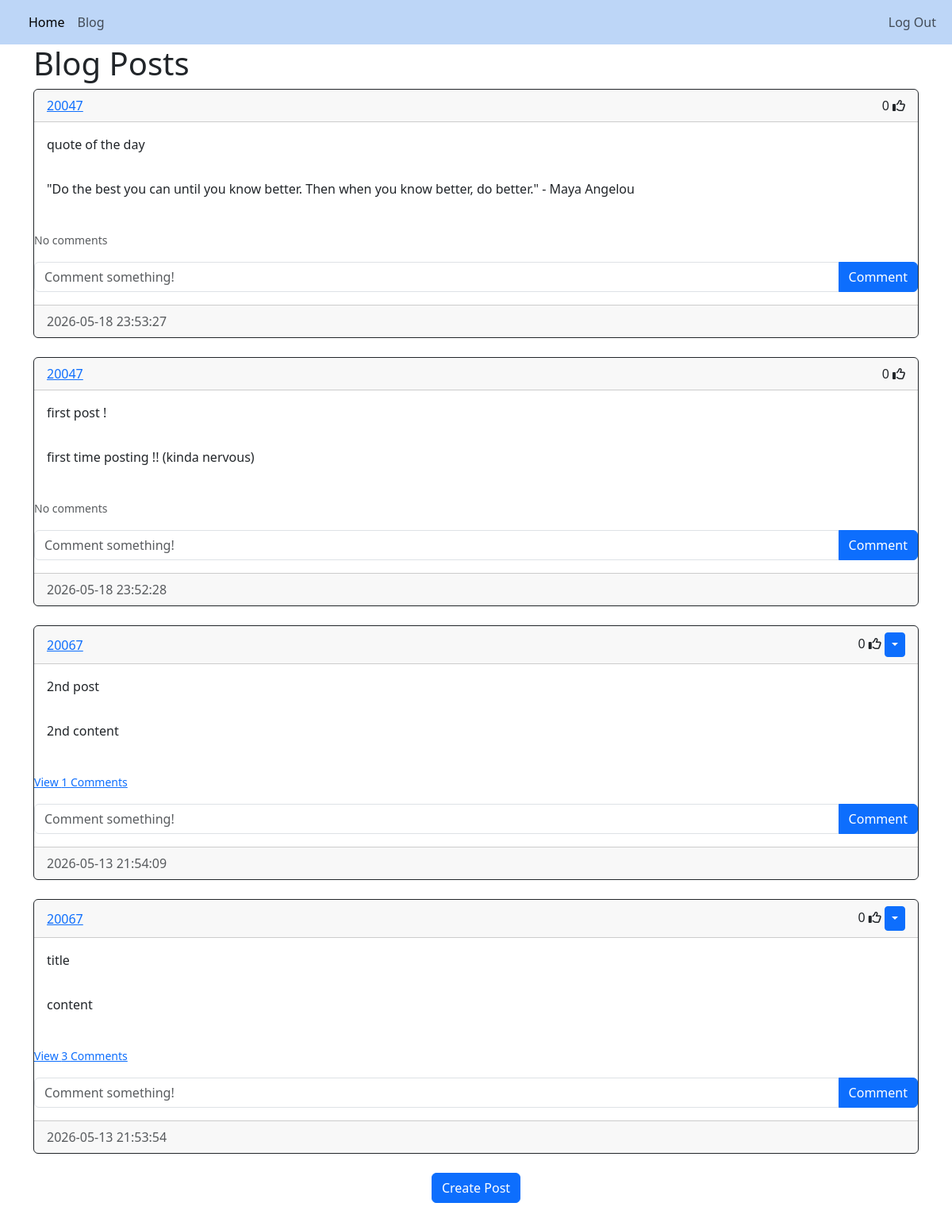
Page /blog (signed in) on the earlier database version.
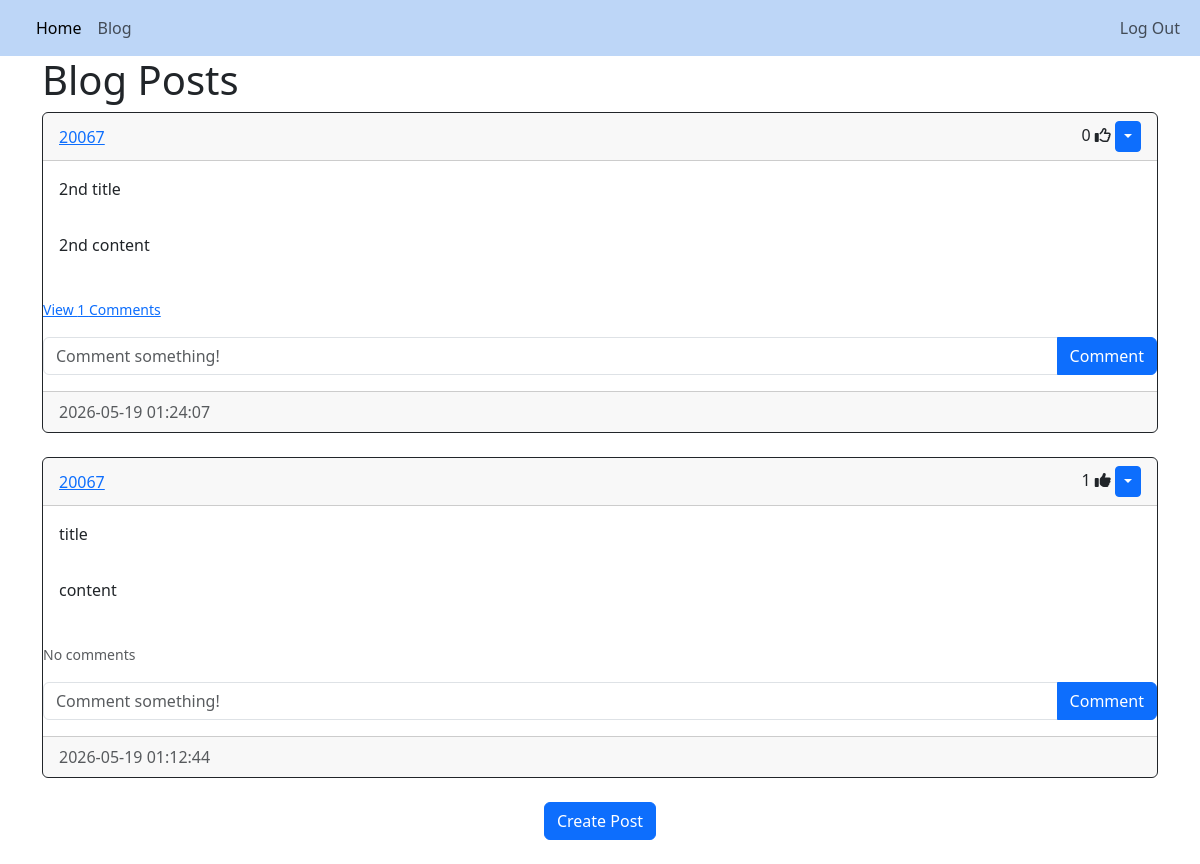
Same page on the later database version.
### website/models.py (models this page shows)
class Post(db.Model):
    id = db.Column(db.Integer, primary_key=True)
    title = db.Column(db.String(150), unique=True)
    content = db.Column(db.Text, nullable=False)
    date_created = db.Column(db.DateTime(timezone=True), default=func.now())
    author = db.Column(db.Integer, db.ForeignKey('user.id', ondelete="CASCADE"), nullable=False)
    comments = db.relationship('Comment', backref='post', passive_deletes=True)
    likes = db.relationship('Like', backref='post', passive_deletes=True)

class User(db.Model, UserMixin):
    id = db.Column(db.Integer, primary_key=True)
    email = db.Column(db.String(150), unique=True)
    username = db.Column(db.String(150), unique=True)
    password = db.Column(db.String(150))
    date_created = db.Column(db.DateTime(timezone=True), default=func.now())
    posts = db.relationship('Post', backref='user', passive_deletes=True)
    comments = db.relationship('Comment', backref='user', passive_deletes=True)
    likes = db.relationship('Like', backref='user', passive_deletes=True)

### website/views.py (the view)
@views.route("/blog")
@login_required
def blog():
    posts = Post.query.order_by(Post.date_created.desc())
    return render_template("blog.html", user=current_user, posts=posts)

### website/__init__.py (called while the page is built)
def create_app():
    app = Flask(__name__)
    app.config['SECRET_KEY'] = "DQiAlMIU5u5eeLDw4KPMHx4d"
    app.config['SQLALCHEMY_DATABASE_URI'] = f'sqlite:///{DB_NAME}'
    db.init_app(app)
    from .views import views
    from .auth import auth
    app.register_blueprint(views, url_prefix="/")
    app.register_blueprint(auth, url_prefix="/")
    from .models import User, Post
    with app.app_context():
        db.create_all()
    login_manager = LoginManager()
    login_manager.login_view = "auth.login"
    login_manager.init_app(app)
    @login_manager.user_loader
    def load_user(id):
        return User.query.get(int(id))
    return app

### website/templates/blog.html
{% extends "posts_div.html"%} {% block title %} Blog {% endblock %}

### website/templates/posts_div.html (shortened to what this page needs)
{% extends "template.html"%} {% block title %} Posts {% endblock %}
{% block content%}
<h1>Blog Posts</h1>
<div id="posts">
    {% for post in posts %}
    <div class="card border-dark">
        <div class="card-header d-flex justify-content-between align-items-center">
            <a href="/posts/{{post.user.username}}">{{post.user.username}}</a>
            <div>
                <span id="likes-count-{{post.id}}">{{ post.likes|length }}</span>
                {% if user.id in post.likes|map(attribute="author")|list %}
                <i class="fas fa-thumbs-up" id="like-button-{{post.id}}" onclick="like({{post.id}})"></i>
                {% else %}
                <i class="far fa-thumbs-up" id="like-button-{{post.id}}" onclick="like({{post.id}})"></i>
                {% endif %}
                    {% if user.id == post.author %}
                    <div class="btn-group">
                        <button type="button" class="btn btn-primary btn-sm dropdown-toggle" data-bs-toggle="dropdown"></button>
                    </div>
                    {% endif %}
            </div>
        </div>
        <div class ="card-body">
            <div class="card-text">{{post.title}}</div>
        </div>
        <div class ="card-body">
            <div class="card-text">{{post.content}}</div>
        </div>
        <br/>
        <p class="card-text">
            {% if post.comments|length > 0 %}
            <a data-bs-toggle="collapse" href="#comments-{{post.id}}" role="button">
                <small>View {{post.comments|length}} Comments</small>
            </a>
            {% else %}
            <small class="text-muted">No comments</small>
            {% endif %}
        </p>
        <form class="input-group mb-3" method="POST" action="/create-comment/{{post.id}}">
            <input type="text" id="text" name="text" class="form-control" placeholder="Comment something!"/>
            <button type="submit" class="btn btn-primary">Comment</button>
        </form >
        <div class ="card-footer text-muted">{{post.date_created}}</div>
    </div>
    <br/>
    {% endfor %}
</div>
{% block footer %}
<div align="center">
    <a href="/create-post">
        <button type="button" class="btn btn-primary btn-large">
            Create Post
        </button>
    </a>
</div>
<br/>
{% endblock %}
{% endblock %}

### website/templates/template.html (shortened to what this page needs)
<!DOCTYPE html>
<html>
    <head>
        <link href="https://cdn.jsdelivr.net/npm/bootstrap@5.3.8/dist/css/bootstrap.min.css" rel="stylesheet">
        <link rel="stylesheet" type="text/css" href="{{ url_for('static', filename='main.css') }}">
    </head>
    <body>
        <nav class="navbar navbar-expand-lg">
            <div class="container-fluid">
                <div class="collapse navbar-collapse" id="navbarNavAltMarkup">
                  <div class="navbar-nav">
                    <a class="nav-link active" aria-current="page" href="/home">Home</a>
                  </div>
                    {% if user.is_authenticated %}
                    <div class="navbar-nav">
                        <a class="nav-link" href="/blog">Blog</a>
                    </div>
                    <div class="navbar-nav ms-auto">
                    <a class="nav-link" href="/logout">Log Out</a>
                    </div>
                    {% else %}
                    <div class="navbar-nav">
                    <a class="nav-link" href="/login">Login</a>
                    <a class="nav-link" href="/sign-up">Sign Up</a>
                    {% endif %}
                    </div>
                </div>
        </nav>
        <div class="container">{% block content %} {% endblock %}</div>
      </body>
</html>

### website/static/main.css (style rules this page uses)
nav { background-color: #bdd6f7; }

Differences in the rows shown:
removed Post: user.username "20047", likes|length "0", title "quote of the day", content "\"Do the best you can until you know better. Then when you know better, do better.\" - Maya Angelou", shows "No comments", date_created "2026-05-18 23:53:27"
removed Post: user.username "20047", likes|length "0", title "first post !", content "first time posting !! (kinda nervous)", shows "No comments", date_created "2026-05-18 23:52:28"
changed Post "2nd content": title "2nd post" → "2nd title"; date_created "2026-05-13 21:54:09" → "2026-05-19 01:24:07"
changed Post "title": likes|length "0" → "1"; date_created "2026-05-13 21:53:54" → "2026-05-19 01:12:44"; comments|length "3" → (not shown); text "View Comments" → "No comments"
